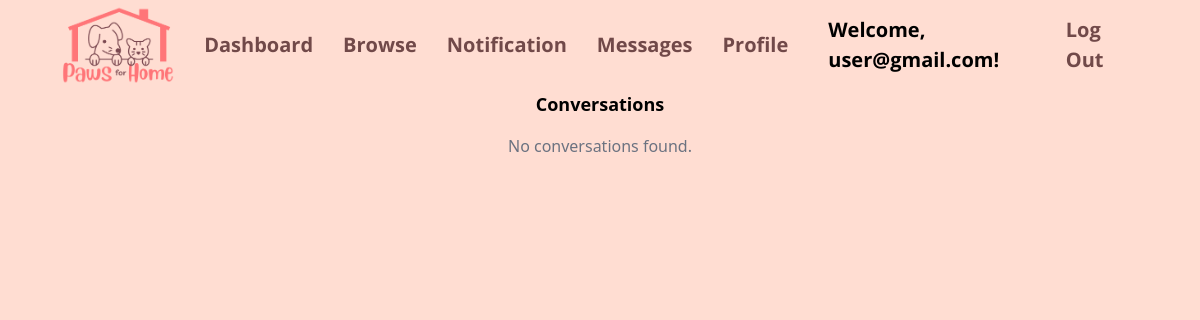
Page /message/ (signed in) on the earlier database version.
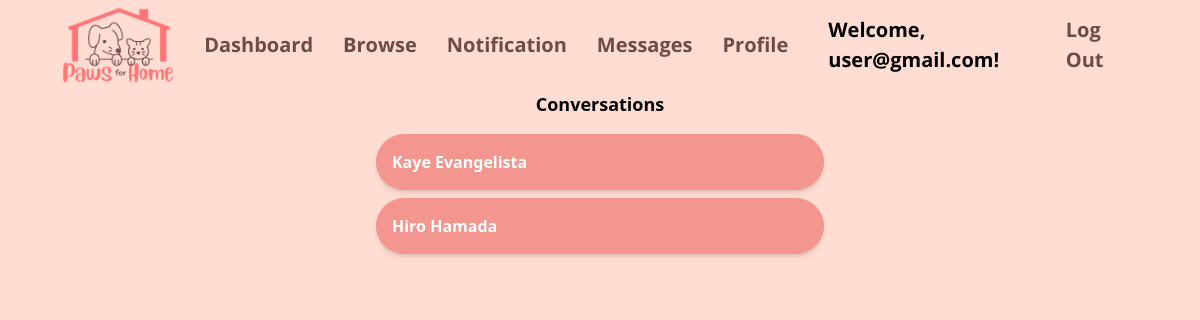
Same page on the later database version.
### main/models.py (models this page shows, shortened)
class Account(AbstractBaseUser, PermissionsMixin):
    account_type = models.CharField(max_length=10)
    first_name = models.CharField(max_length=100, blank=True, null=True)
    last_name = models.CharField(max_length=100, blank=True, null=True)
    birth_date = models.DateField(blank=True, null=True)
    phone_number = models.IntegerField(blank=True, null=True)
    email = models.EmailField(max_length=100, unique=True)
    password = models.TextField()
    address = models.TextField(blank=True, null=True)
    last_login = models.DateTimeField(blank=True, null=True)
    is_active = models.BooleanField(default=True)
    is_staff = models.BooleanField(default=False)
    objects = AccountManager()
    USERNAME_FIELD = 'email'
    REQUIRED_FIELDS = []

### pmessages/views.py (the view)
# urls.py: path('message/', conversations_list, name='conversations_list'),
@login_required
def conversations_list(request):
    sent_messages = Message.objects.filter(sender=request.user).values_list('receiver_id', flat=True)
    received_messages = Message.objects.filter(receiver=request.user).values_list('sender_id', flat=True)
    conversation_ids = set(sent_messages).union(set(received_messages))
    conversation_partners = Account.objects.filter(id__in=conversation_ids)
    return render(request, 'navbar/message.html', {'conversation_partners': conversation_partners})

### main/templates/navbar/message.html
{% extends "index.html" %}
{% block contents %}
<script src="https://cdn.tailwindcss.com"></script>
{% load static %}
<link rel="stylesheet" href="{% static 'css/landing_page.css' %}">
<h2 class="text-lg font-bold mb-4 text-center">Conversations</h2>
<ul class="space-y-2 max-w-md mx-auto">
    {% for partner in conversation_partners %}
    <li onclick="window.location.href='{% url 'view_conversation' partner.id %}'" class="flex justify-between items-center p-4 bg-[#F2968F] shadow-md rounded-full cursor-pointer">
        <div class="flex items-center space-x-2">
            <div>
                <h3 class="text-md text-white font-semibold">{{ partner.first_name }} {{ partner.last_name }}</h3>
            </div>
        </div>
    </li>
    {% empty %}
    <li class="text-center text-gray-500">No conversations found.</li>
    {% endfor %}
</ul>
{% endblock contents %}

Differences in the rows shown:
now on this page (row edited): Account: first_name "Kaye", last_name "Evangelista"
now on this page (row edited): Account: first_name "Hiro", last_name "Hamada"
Other differences:
text no longer shown: "No conversations found."
